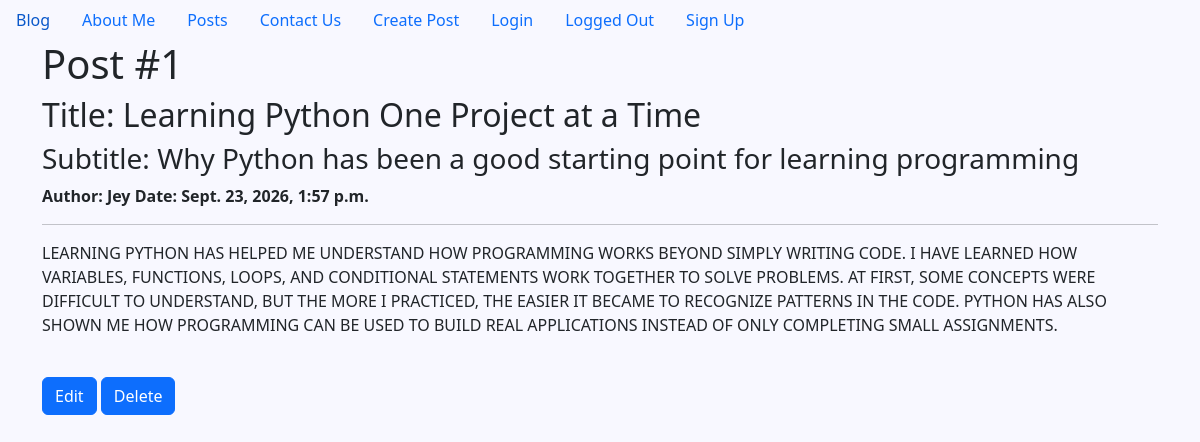
Page /detail/1/ on the committed database.
### posts/models.py (models this page shows, shortened)
class Post(models.Model):
    title = models.CharField(max_length=128)
    subtitle = models.CharField(max_length=128)
    body = models.TextField()
    created_on = models.DateTimeField(auto_now_add=True)
    author = models.ForeignKey(
        User,
        on_delete=models.CASCADE
    )

### posts/views.py (the view)
# urls.py: path('detail/<int:pk>/', PostDetailView.as_view(), name="post_detail"),
class PostDetailView(DetailView):
    template_name = "poststemplates/detail.html"
    model = Post
    context_object_name = "single_post"

### templates/postsTemplates/detail.html (shortened to what this page needs)
{% extends 'base.html' %}
{% load static %}
{% block css %}
<link rel="stylesheet" href="{% static 'CSS/about.css' %}">
{% endblock %}
{% block content %}
<h1>Post #{{ single_post.id}}</h1>
<h2>Title: {{ single_post.title }}</h2>
<h3>Subtitle: {{ single_post.subtitle}}</h3>
<span><strong>Author: {{ single_post.author }}</strong></span>
<span><strong>Date: {{ single_post.created_on }}</strong></span>
<hr>
<p>{{ single_post.body}}</p>
<br>
<a href="{% url 'post_edit' single_post.id %}" class="btn btn-primary">Edit</a>
<a href="{% url 'post_delete' single_post.id %}" class="btn btn-primary">Delete</a>
{% endblock %}

### static/CSS/about.css (style rules this page uses)
body { background-color: ghostwhite; }
p { text-transform: uppercase; font-weight: lighter; }

### rows in the picture
Post: id "1", title "Learning Python One Project at a Time", subtitle "Why Python has been a good starting point for learning programming", author "Jey", created_on "Sept. 23, 2026, 1:57 p.m.", body "LEARNING PYTHON HAS HELPED ME UNDERSTAND HOW PROGRAMMING WORKS BEYOND SIMPLY WRITING CODE. I HAVE LEARNED HOW VARIABLES, FUNCTIONS, LOOPS, AND CONDITIONAL STATEMENTS WORK TOGETHER TO SOLVE PROBLEMS. AT FIRST, SOME CONCEPTS WERE DIFFICULT TO UNDERSTAND, BUT THE MORE I PRACTICED, THE EASIER IT BECAME TO RECOGNIZE PATTERNS IN THE CODE. PYTHON HAS ALSO SHOWN ME HOW PROGRAMMING CAN BE USED TO BUILD REAL APPLICATIONS INSTEAD OF ONLY COMPLETING SMALL ASSIGNMENTS."
